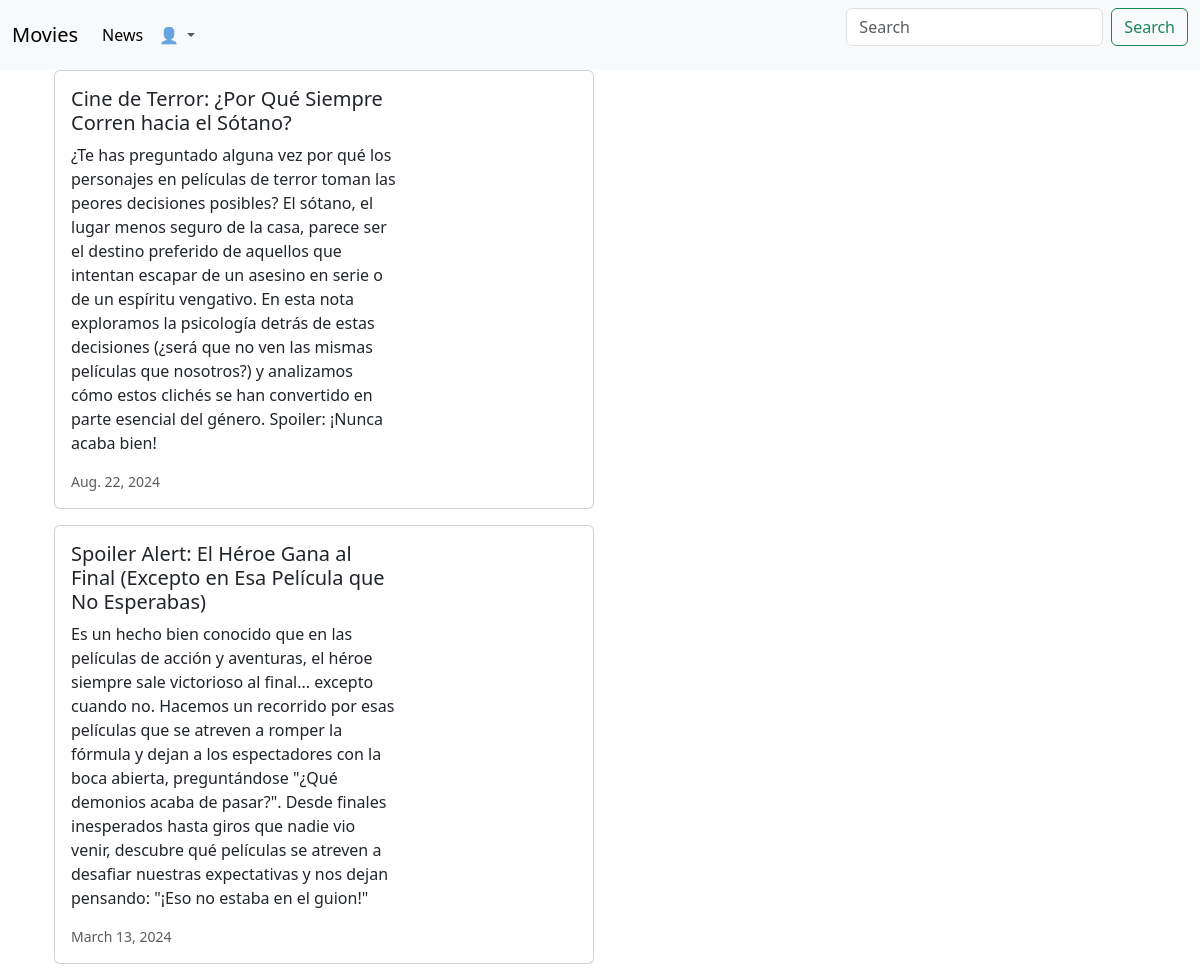
Page /news/ on the committed database.
### news/models.py (models this page shows, shortened)
class News(models.Model):
    headline = models.CharField(max_length=200)
    body = models.TextField()
    date = models.DateField()

### news/views.py (the view)
# urls.py: path('news/', include('news.urls'))
def news(request):
    newss = News.objects.all().order_by('-date')
    return render(request, 'news.html', {'newss':newss})

### news/templates/news.html (shortened to what this page needs)
{% extends 'base.html' %}
{% block content %}
<div class="container">
    {% for news in newss %}
    <div class="card mb-3" style="max-width: 540px;">
        <div class="row g-0">
            <div class="col-md-8">
                <div class="card-body">
                    <h5 class="card-title">{{ news.headline }}</h5>
                    <p class="card-text">{{ news.body }}</p>
                <p class="card-text"><small class="text-body-secondary">{{ news.date }}</small></p>
            </div>
            </div>
        </div>
        </div>
        {% endfor %}
    </div>
{% endblock content %}

### rows in the picture
News: headline "Cine de Terror: ¿Por Qué Siempre Corren hacia el Sótano?", body "¿Te has preguntado alguna vez por qué los personajes en películas de terror toman las peores decisiones posibles? El sótano, el lugar menos seguro de la casa, parece ser el destino preferido de aquellos que intentan escapar de un asesino en serie o de un espíritu vengativo. En esta nota exploramos la psicología detrás de estas decisiones (¿será que no ven las mismas películas que nosotros?) y analizamos cómo estos clichés se han convertido en parte esencial del género. Spoiler: ¡Nunca acaba bien!", date "Aug. 22, 2024"
News: headline "Spoiler Alert: El Héroe Gana al Final (Excepto en Esa Película que No Esperabas)", body "Es un hecho bien conocido que en las películas de acción y aventuras, el héroe siempre sale victorioso al final... excepto cuando no. Hacemos un recorrido por esas películas que se atreven a romper la fórmula y dejan a los espectadores con la boca abierta, preguntándose \"¿Qué demonios acaba de pasar?\". Desde finales inesperados hasta giros que nadie vio venir, descubre qué películas se atreven a desafiar nuestras expectativas y nos dejan pensando: \"¡Eso no estaba en el guion!\"", date "March 13, 2024"
